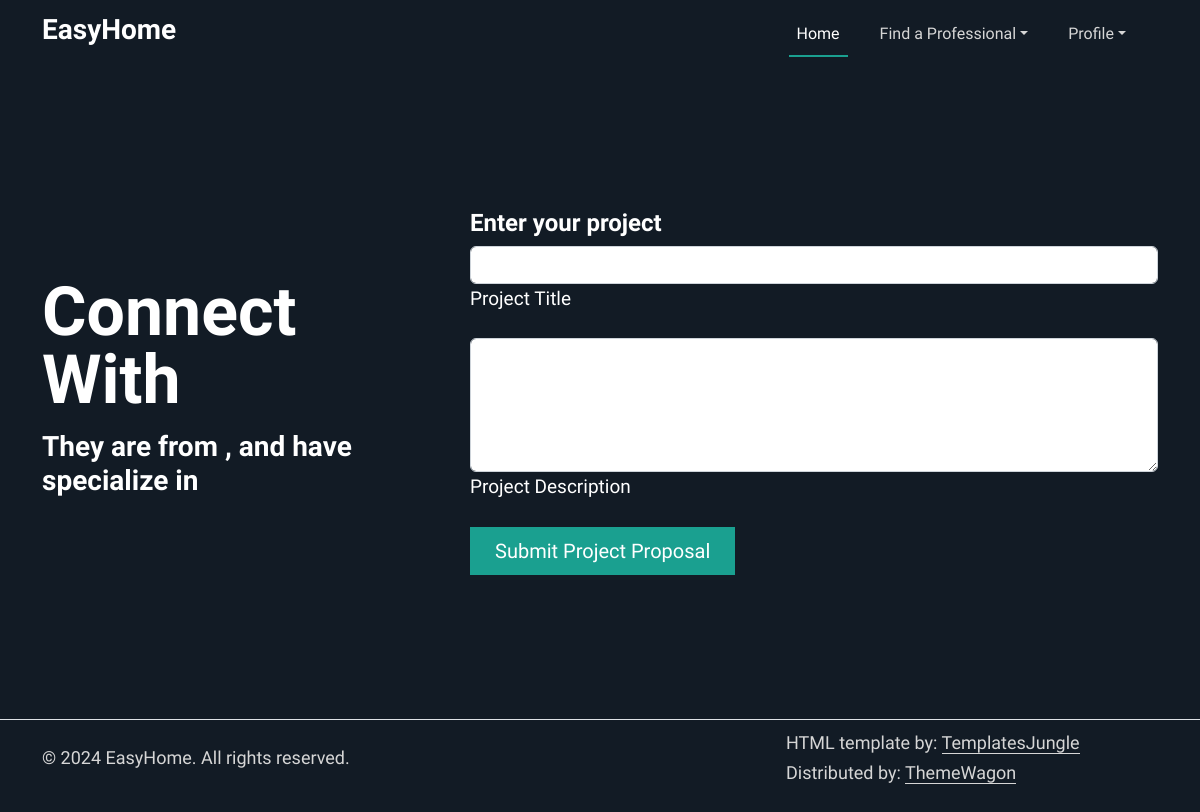
Page /createReservation/2 (signed in) on the earlier database version.
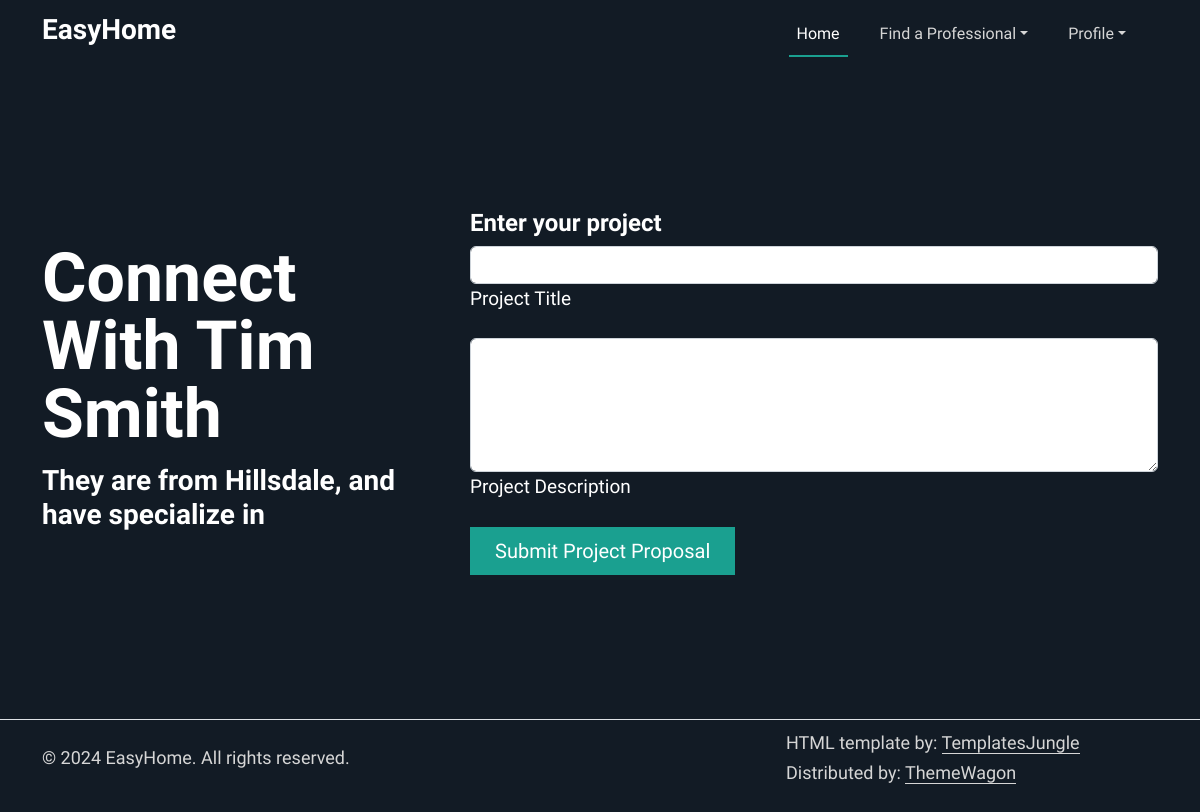
Same page on the later database version.
### tables this page shows
CREATE TABLE users (
                id INTEGER PRIMARY KEY AUTOINCREMENT,
                first_name VARCHAR2(25) NOT NULL,
                middle_name VARCHAR2(15),
                last_name VARCHAR2(25) NOT NULL,
                gender CHAR(1) CHECK (gender IN ('M','F','O')) NOT NULL,
                phone_number VARCHAR2(12) NOT NULL,
                email VARCHAR2(50) NOT NULL,
                password VARCHAR2(50) NOT NULL,
                street_number VARCHAR2(10),
                street_name VARCHAR2(35),
                town VARCHAR2(30),
                state CHAR(2),
                zip_code NUMBER(5),
                user_type VARCHAR2(20) CHECK (user_type IN ('customer','professional')) DEFAULT 'customer'
            );

### app.py (the view, shortened to what this page needs)
@app.route('/createReservation/<profId>', methods=["GET", "POST"])
@login_required
def createReservation(profId):
    if request.method == "GET":
        professional = get_user_by_id(profId)
        return render_template("createReservation.html", prof=professional)

### app.py (called while the page is built)
@login_manager.user_loader
def load_user(user_id):
    try:
        conn = sqlite3.connect('database.db')
        conn.row_factory = sqlite3.Row
        c = conn.cursor()
        c.execute("SELECT * FROM users WHERE id = ?", (user_id,))
        user_row = c.fetchone()
        return User(user_row) if user_row else None
    except sqlite3.Error as e:
        print(f"Error retrieving user by ID: {e}")
        return None
    finally:
        if conn:
            conn.close()

def get_user_by_id(user_id):
    try:
        conn = sqlite3.connect('database.db')
        conn.row_factory = sqlite3.Row
        c = conn.cursor()
        c.execute("SELECT * FROM users WHERE id = ?", (user_id,))
        user_row = c.fetchone()
        return User(user_row) if user_row else None
    except sqlite3.Error as e:
        print(f"Error retrieving user: {e}")
        return None
    finally:
        if conn:
            conn.close()

### templates/createReservation.html (shortened to what this page needs)
{%extends "base.html"%}
{%block content%}
<section id="start">
  <div class="container my-5 py-5">
    <div class="row featurette py-lg-5 align-items-center">
      <div class="col-md-4">
        <h1 class="text-capitalize lh-1 mb-3">Connect with {{prof.first_name}} {{prof.last_name}}</h1>
        <h3>They are from {{prof.town}}, and have specialize in {{prof.profession}}</h3>
      </div>
      <div class="col-md-8">
        <form action="/createReservation/{{prof.id}}" method="POST">
          <div class="text-content ps-md-5">
          <h4>Enter your project</h4>
          <div data-mdb-input-init class="form-outline mb-3 w-33">
              <input type="text" id="form2Example1" class="form-control" name="title" maxlength="50" />
              <label class="form-label" for="form2Example1">Project Title</label>
            </div>
            <div data-mdb-input-init class="form-outline mb-3 w-33">
              <textarea id="form2Example1" class="form-control" name="desc" rows="5" maxlength="500"></textarea>
              <label class="form-label" for="form2Example1">Project Description</label>
            </div>
            <button type="submit" class="btn btn-primary btn-lg px-4 me-md-2">Submit Project Proposal</button>
          </div>
      </form>
      </div>
    </div>
  </div>
</section>
  {%endblock%}

Differences in the rows shown:
added users: first_name "Tim", last_name "Smith", town "Hillsdale"
